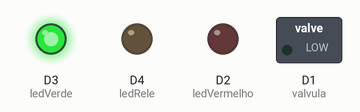
Bench run of a sketch on a simulated ESP8266 (NodeMCU). On the bench: switched loads named in the sketch (green lamp = pin HIGH), output pins drawn as LEDs (lit = HIGH). WiFi joins after 1.5 s; servers stay silent unless stated; uploads are accepted with an empty reply; what the sketch prints to the serial monitor is not drawn.

Above: at 7.9 s.
At 16.5 s:
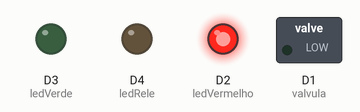
Timing chart, 0 to 26.7 s (numbered marks = the images above):
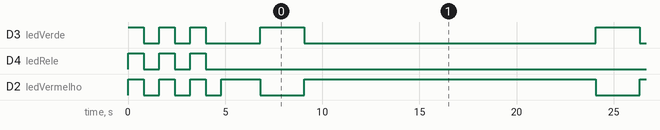

The sketch:

automacao_jardim.ino
```cpp
#include <ESP8266WiFi.h>
#include <WiFiClientSecure.h>

#ifndef STASSID
#define STASSID "your-ssid"
#define STAPSK  "your-ghpassword"
#define ledVerde D3       //led verde sinalização ok
#define ledVermelho D2    //led vermelho de problemas
#define ledRele D4        //led rele
#define valvula D1        //valvula
#endif

const char* ssid = "Brisas do Farol_ext";
const char* password = "bris@s9156";
const char* host = "locacaobrisasdofarol.herokuapp.com";
const int httpsPort = 443;
const char fingerprint[] PROGMEM = "94 FC F6 23 6C 37 D5 E7 92 78 3C 0B 5F AD 0C E4 9E FD 9E A8";

void setup() {

  Serial.begin(115200);
  pinMode(ledVerde, OUTPUT);        //definindo portas para led de verificação
  pinMode(ledVermelho, OUTPUT);     //definindo portas para led de verificação
  pinMode(ledRele, OUTPUT);         //definindo portas para led rele
  pinMode(valvula, OUTPUT);         //definindo portas para valvula

  inicializaLed();
  inativa();

  Serial.println();
  Serial.print("connectando em ");
  Serial.println(ssid);

  WiFi.mode(WIFI_STA);
  WiFi.begin(ssid, password);

  while (WiFi.status() != WL_CONNECTED) {
    delay(1000);
    Serial.print(".");
  }

  Serial.println();
  Serial.print("WiFi connectado no ip ");
  Serial.println(WiFi.localIP());
  Serial.println();
  ativa();

}

void loop() {

  WiFiClientSecure client;
  String url = "/jardim";
  String line = "";
  int indexofS = 0;

  while (WiFi.status() != WL_CONNECTED) {
    inativa();
    delay(1000);
    Serial.print(".");
  }

  ativa();
  Serial.print("Conectando a ");
  Serial.println(host);
  Serial.printf("Fingerprint '%s'\n", fingerprint);

  client.setFingerprint(fingerprint);
  if (!client.connect(host, httpsPort)) {
    Serial.println("connection failed");
    inativa();
    return;
  }

  Serial.print("request URL: ");
  Serial.println(url);

  client.print(String("GET ") + url + " HTTP/1.1\r\n" + "Host: " + host + "\r\n" + "User-Agent: ESP8266\r\n" + "Connection: close\r\n\r\n");
  Serial.println("request enviado");

  while (client.connected()) {
    ativa();
    line = client.readStringUntil('\n');
    if (line == "\r") {
      Serial.println("headers received");
      break;
    }
  }

  client.readStringUntil('\n');
  line = client.readStringUntil('\n');
  if (line.startsWith("{\"id\":")) {
    Serial.print("\n");
    Serial.println("esp8266/Arduino CI successfull!");
    indexofS = line.indexOf('s');
    ativa();
  } else {
    Serial.println("esp8266/Arduino CI has failed");
    inativa();
  }

  if(line[indexofS + 9] == 'A'){
    //ativando rele
    digitalWrite(ledRele, HIGH);
    digitalWrite(valvula, HIGH);
  } else if (line[indexofS + 9] == 'I'){
    //desliga rele
    digitalWrite(ledRele, LOW);
    digitalWrite(valvula, LOW);
  } else {
    inativa();
  }
  Serial.print("Char 20 : ");
  Serial.print(line[indexofS + 9]);
  delay(15000);

}

void inicializaLed(){
  digitalWrite(ledVerde, HIGH);
  digitalWrite(ledVermelho, HIGH);
  digitalWrite(ledRele, HIGH);
  delay(800);
  digitalWrite(ledVerde, LOW);
  digitalWrite(ledVermelho, LOW);
  digitalWrite(ledRele, LOW);
  delay(800);
  digitalWrite(ledVerde, HIGH);
  digitalWrite(ledVermelho, HIGH);
  digitalWrite(ledRele, HIGH);
  delay(800);
  digitalWrite(ledVerde, LOW);
  digitalWrite(ledVermelho, LOW);
  digitalWrite(ledRele, LOW);
  delay(800);
  digitalWrite(ledVerde, HIGH);
  digitalWrite(ledVermelho, HIGH);
  digitalWrite(ledRele, HIGH);
  delay(800);
  digitalWrite(ledVerde, LOW);
  digitalWrite(ledVermelho, LOW);
  digitalWrite(ledRele, LOW);
  delay(800);
}

void ativa(){
  digitalWrite(ledVerde, HIGH);
  digitalWrite(ledVermelho, LOW);
}

void inativa(){
  digitalWrite(ledVerde, LOW);
  digitalWrite(ledVermelho, HIGH);
  digitalWrite(ledRele, LOW);
  digitalWrite(valvula, LOW);
}
```

Measured:
- by itself, D3 (ledVerde): HIGH → LOW at 0.80 s, → HIGH 0.80 s later, → LOW 0.80 s later, → HIGH 0.80 s later, … (21 changes in this stretch)
- by itself, D2 (ledVermelho): HIGH → LOW at 0.80 s, → HIGH 0.80 s later, → LOW 0.80 s later, → HIGH 0.80 s later, … (22 changes in this stretch)
